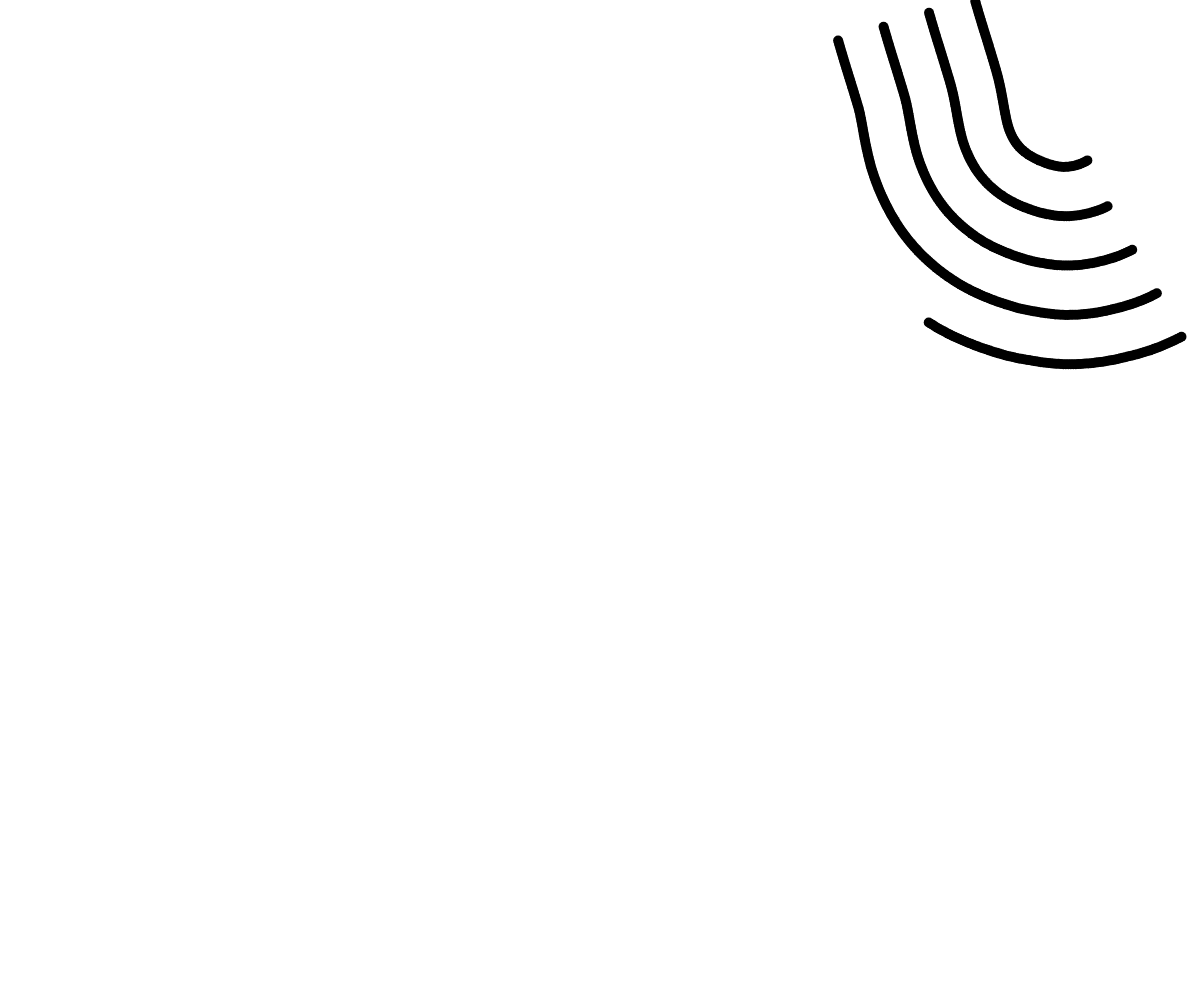
Frame 1 (no input)
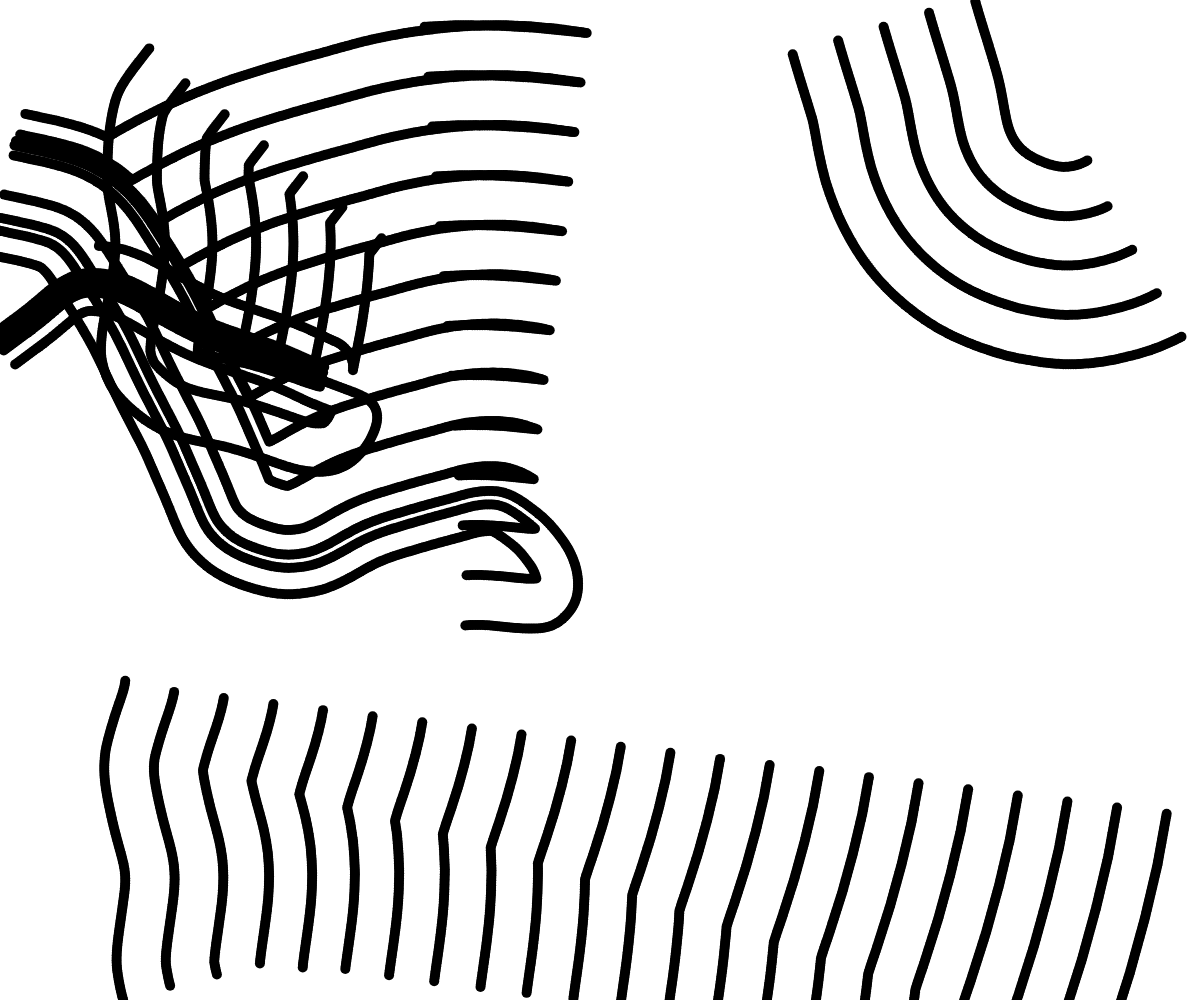
Frame 60 (no input)
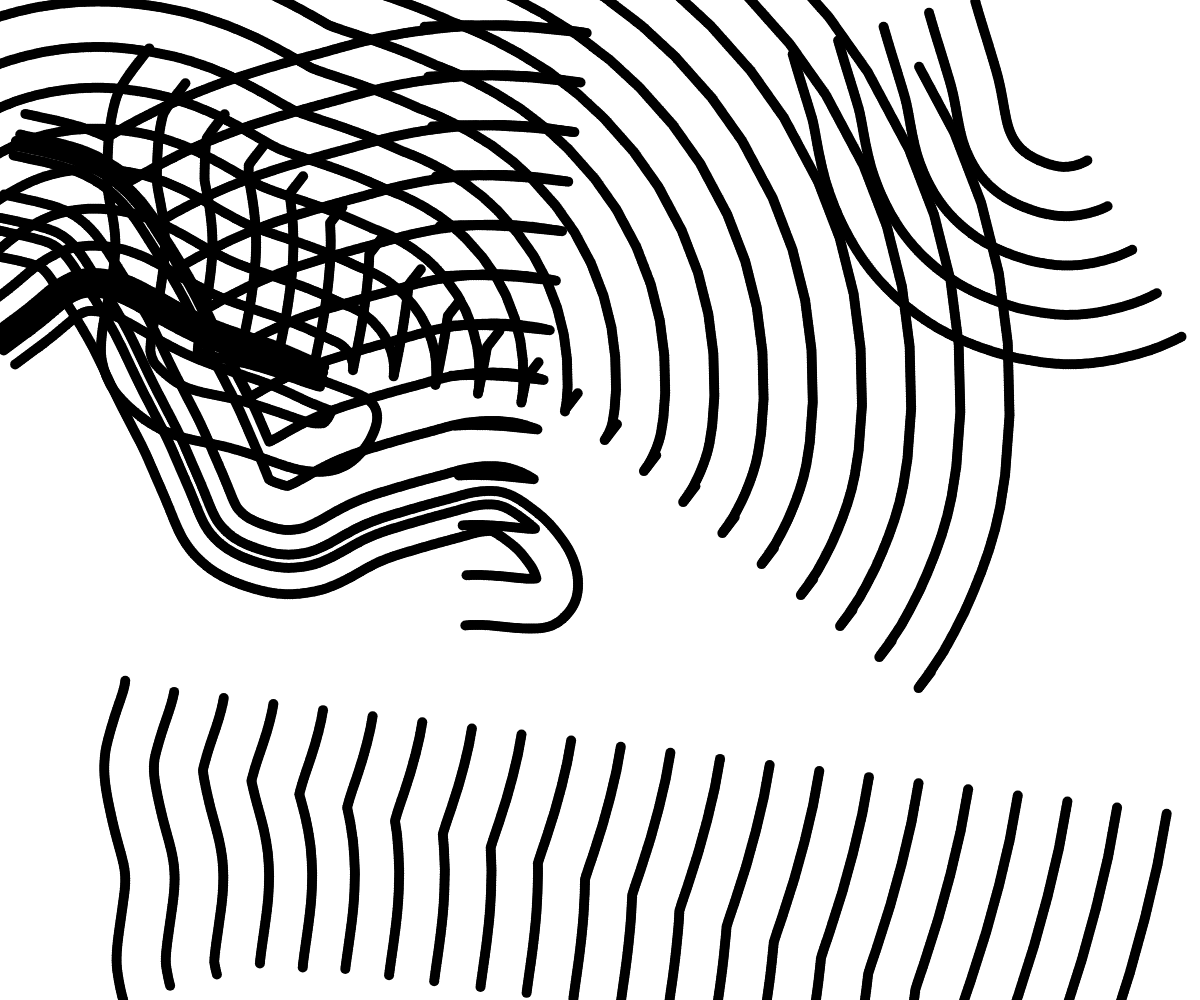
Frame 120 (the mouse pressed at the canvas centre since frame 60)

The p5.js sketch that drew these frames (run headless with seeded random() and noise() and a simulated clock; from frame 60 on, the mouse is pressed at the canvas centre):

// p5.js sketch
// ── sketch.js
let points = [];
let lines = [];
const numPoints = 1;
const pointSize = 10;
const maxStep = pointSize/4;
const lineSep = 50;
const maxda = Math.PI/16;
const noiseScale = .005;
const animSpeed = 1000;
let globalDa;
const lineLimit = 75;
let numLines = 0;
function setup() {
  createCanvas(innerWidth, innerHeight);
  const seed = floor(random(1e9));
  // const seed = 645591032;
  randomSeed(seed);
  noiseSeed(seed);
  print(seed);
  
  addPoints();
  globalDa = random([PI/2,PI*1.5]);
  background(255);
}

function addPoints() {
  for(let i=0;i<numPoints;i++) {
    points.push({x: random(width),y:random(height), a: random(TWO_PI), lastLine: []});
  }
}

function addLine(data) {
  const start = data[0];
  // const da = random(TWO_PI);
  const da = globalDa;
  const a = start.a + da;
  const x = start.x + lineSep*cos(a);
  const y = start.y + lineSep*sin(a);
  if(x<0||x>width||y<0||y>height) {
    return;
  }
  lines.push({i: 1, data,x,y,da:da,lastLine: [{x,y,a:start.a}]});
}

function getOffsetPoint(pt,da) {
  const sepa = pt.a + da;
  const x = pt.x + lineSep*cos(sepa);
  const y = pt.y + lineSep*sin(sepa);
  return {x,y,a:pt.a};
}

function draw() {
  for(let i=0;i<min(animSpeed/(points.length+lines.length),animSpeed);i++) {
    if(numLines>lineLimit) {
      noLoop();
      break;
    }
    if(points.length===0 && lines.length === 0) addPoints();
    const pointsToRemove = new Set();
    fill(0);
    noStroke();
    for(let i in points) {
      const p = points[i];
      circle(p.x,p.y,pointSize);
      p.a += lerp(-maxda,maxda,noise(p.x*noiseScale,p.y*noiseScale,p.a));
      p.x += maxStep*cos(p.a);
      p.y += maxStep*sin(p.a);
      p.lastLine.push({x:p.x,y:p.y,a:p.a});
      if(p.x > width || p.x < 0 || p.y > height || p.y < 0) {
        pointsToRemove.add(i);
        addLine(p.lastLine);
        numLines++;
        continue;
      }
    }
    points = points.filter((p,i) => !pointsToRemove.has(String(i)));
    const linesToRemove = new Set();
    for(const j in lines) {
      const l = lines[j]
      let {i, data, x, y, da, lastLine} = l;
      if(i >= data.length) {
        addLine(lastLine);
        linesToRemove.add(j);
        numLines++;
        continue;
      }

      const ogpt = data[i];
      ({x: tx,y: ty} = getOffsetPoint(ogpt,da));
      while(true) {
        const a = ogpt.a;
        
        lastLine.push({x,y,a:ogpt.a});
        const distSq = pow(tx-x,2)+pow(ty-y,2);
        const nx = x+maxStep*cos(ogpt.a);
        const ny = y+maxStep*sin(ogpt.a);
        const nxDistSq = pow(tx-nx,2)+pow(ty-ny,2);
        if(nxDistSq>=distSq) {
          break;
        }
        circle(nx,ny,pointSize);
        x = nx;
        y = ny;
      }
      l.x = x;
      l.y = y;
      l.i++;
    }
    lines = lines.filter((l,i) => !linesToRemove.has(String(i)));
  }
}
